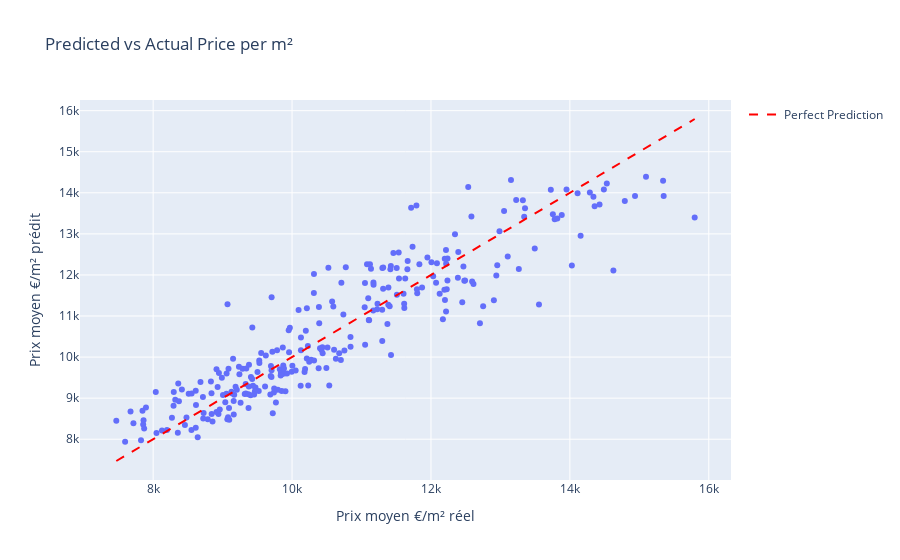

The cell this chart's notebook holds for it:
### Code cell
#Vis
results_df = pd.DataFrame({
    'actual_prix_m2': y_test,
    'predicted_prix_m2': y_test_pred,
    'code_postal': x_test['code_postal'].values,
    'annee_mois': x_test['annee_mois'].values
})

#Vis pred vs actual
fig = px.scatter(results_df, x='actual_prix_m2', y='predicted_prix_m2',
                  hover_data=['code_postal', 'annee_mois'],
                  title='Predicted vs Actual Price per m²',
                  labels={
                       'predicted_prix_m2': 'Prix moyen €/m² prédit', 
                       'actual_prix_m2': 'Prix moyen €/m² réel'
                   })
fig.add_scatter(x=[y_test.min(), y_test.max()], 
                 y=[y_test.min(), y_test.max()],
                 mode='lines', name='Perfect Prediction', 
                 line=dict(dash='dash', color='red'))
fig.show()

### Figure 1 — Plotly figure (JSON) as saved in the notebook; plotly's stock layout.template omitted (floating-point values rounded to 4 significant figures; data arrays with more than 128 entries replaced by an {"elided": "..."} marker saying what was removed)
{"data": [{"customdata": {"elided": "270x2 mixed values"}, "hovertemplate": "Prix moyen €/m² réel=%{x}<br>Prix moyen €/m² prédit=%{y}<br>code_postal=%{customdata[0]}<br>annee_mois=%{customdata[1]}<extra></extra>", "legendgroup": "", "marker": {"color": "#636efa", "symbol": "circle"}, "mode": "markers", "name": "", "orientation": "v", "showlegend": false, "type": "scatter", "x": {"elided": "270 float values"}, "xaxis": "x", "y": {"elided": "270 float values"}, "yaxis": "y"}, {"line": {"color": "red", "dash": "dash"}, "mode": "lines", "name": "Perfect Prediction", "type": "scatter", "x": [7469.0, 15800.0], "y": [7469.0, 15800.0]}], "layout": {"legend": {"tracegroupgap": 0}, "title": {"text": "Predicted vs Actual Price per m²"}, "xaxis": {"anchor": "y", "domain": [0, 1], "title": {"text": "Prix moyen €/m² réel"}}, "yaxis": {"anchor": "x", "domain": [0, 1], "title": {"text": "Prix moyen €/m² prédit"}}}}
